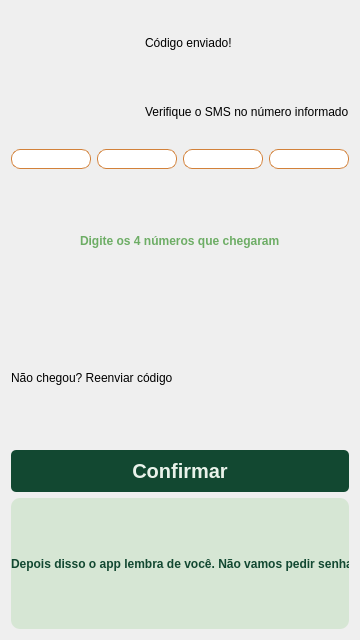
<?xml version="1.0" encoding="UTF-8"?>
<ui version="4.0">
 <class>Form</class>
 <widget class="QWidget" name="Form">
  <property name="geometry">
   <rect>
    <x>0</x>
    <y>0</y>
    <width>360</width>
    <height>640</height>
   </rect>
  </property>
  <property name="minimumSize">
   <size>
    <width>360</width>
    <height>640</height>
   </size>
  </property>
  <property name="maximumSize">
   <size>
    <width>360</width>
    <height>640</height>
   </size>
  </property>
  <property name="windowTitle">
   <string>Form</string>
  </property>
  <property name="styleSheet">
   <string notr="true">QLabel{
	font-family: &quot;Roboto Flex&quot;;
}

QPushButton{
	background-color:#124831;
	color:#E9F2EA;
	font-family:&quot;Roboto Flex&quot;;
	font-weight:600;
	font-size:20px;
	border-radius:5px;
	padding:9px;
}

QPushButton:hover{
	background-color:#003619;
}

QLineEdit{
	border: 1px solid #D2813A;
	color: #1E1E1E;
	background-color: #FFFFFF;
	border-radius: 9px;
	font-size: 14px;
}

QLabel#welcome_label{
	font-family:&quot;Roboto Flex&quot;;
	font-weight:600;
	font-size:48px;
	color:#124831;
}

QLabel#question_label{
	font-family:&quot;Roboto Flex&quot;;
	font-weight:600;
	font-size:20px;
	color: #1E1E1E;
}

QLabel#code_label{
	font-family:&quot;Roboto Flex&quot;;
	font-weight:500;
	font-size:12px;
	color: #7C5A3C;
}

QLabel#phone_number_label{
	font-weight:800;
	color: #6DAD65;
}

QLabel#message_label{
	font-family:&quot;Roboto Flex&quot;;
	font-weight:600;
	font-size:12px;
	color:#124831;
	background-color:#D6E6D4;
	border-radius:9px;
}</string>
  </property>
  <layout class="QVBoxLayout" name="verticalLayout_2">
   <item>
    <layout class="QVBoxLayout" name="verticalLayout">
     <item>
      <layout class="QHBoxLayout" name="horizontalLayout">
       <item>
        <widget class="QLabel" name="message_logo">
         <property name="text">
          <string/>
         </property>
         <property name="textFormat">
          <enum>Qt::TextFormat::AutoText</enum>
         </property>
         <property name="pixmap">
          <pixmap>images/message-icon.png</pixmap>
         </property>
        </widget>
       </item>
       <item>
        <layout class="QVBoxLayout" name="verticalLayout_5">
         <item>
          <widget class="QLabel" name="code_sent_label">
           <property name="text">
            <string>Código enviado!</string>
           </property>
          </widget>
         </item>
         <item>
          <widget class="QLabel" name="verify_label">
           <property name="text">
            <string>Verifique o SMS no número informado</string>
           </property>
          </widget>
         </item>
        </layout>
       </item>
      </layout>
     </item>
     <item>
      <layout class="QHBoxLayout" name="horizontalLayout_2">
       <item>
        <widget class="QLineEdit" name="code_lineedit1"/>
       </item>
       <item>
        <widget class="QLineEdit" name="code_lineedit2"/>
       </item>
       <item>
        <widget class="QLineEdit" name="code_lineedit3"/>
       </item>
       <item>
        <widget class="QLineEdit" name="code_lineedit4"/>
       </item>
      </layout>
     </item>
     <item alignment="Qt::AlignmentFlag::AlignHCenter">
      <widget class="QLabel" name="phone_number_label">
       <property name="text">
        <string>Digite os 4 números que chegaram</string>
       </property>
      </widget>
     </item>
     <item>
      <widget class="QLabel" name="label">
       <property name="text">
        <string>Não chegou? Reenviar código</string>
       </property>
      </widget>
     </item>
     <item>
      <widget class="QPushButton" name="confirm_button">
       <property name="text">
        <string>Confirmar</string>
       </property>
       <property name="icon">
        <iconset>
         <normaloff>images/okay-icon.png</normaloff>images/okay-icon.png</iconset>
       </property>
      </widget>
     </item>
     <item alignment="Qt::AlignmentFlag::AlignHCenter">
      <widget class="QLabel" name="message_label">
       <property name="text">
        <string>Depois disso o app lembra de você. Não vamos pedir senha.</string>
       </property>
       <property name="textFormat">
        <enum>Qt::TextFormat::AutoText</enum>
       </property>
       <property name="scaledContents">
        <bool>false</bool>
       </property>
      </widget>
     </item>
    </layout>
   </item>
  </layout>
 </widget>
 <resources/>
 <connections/>
</ui>
